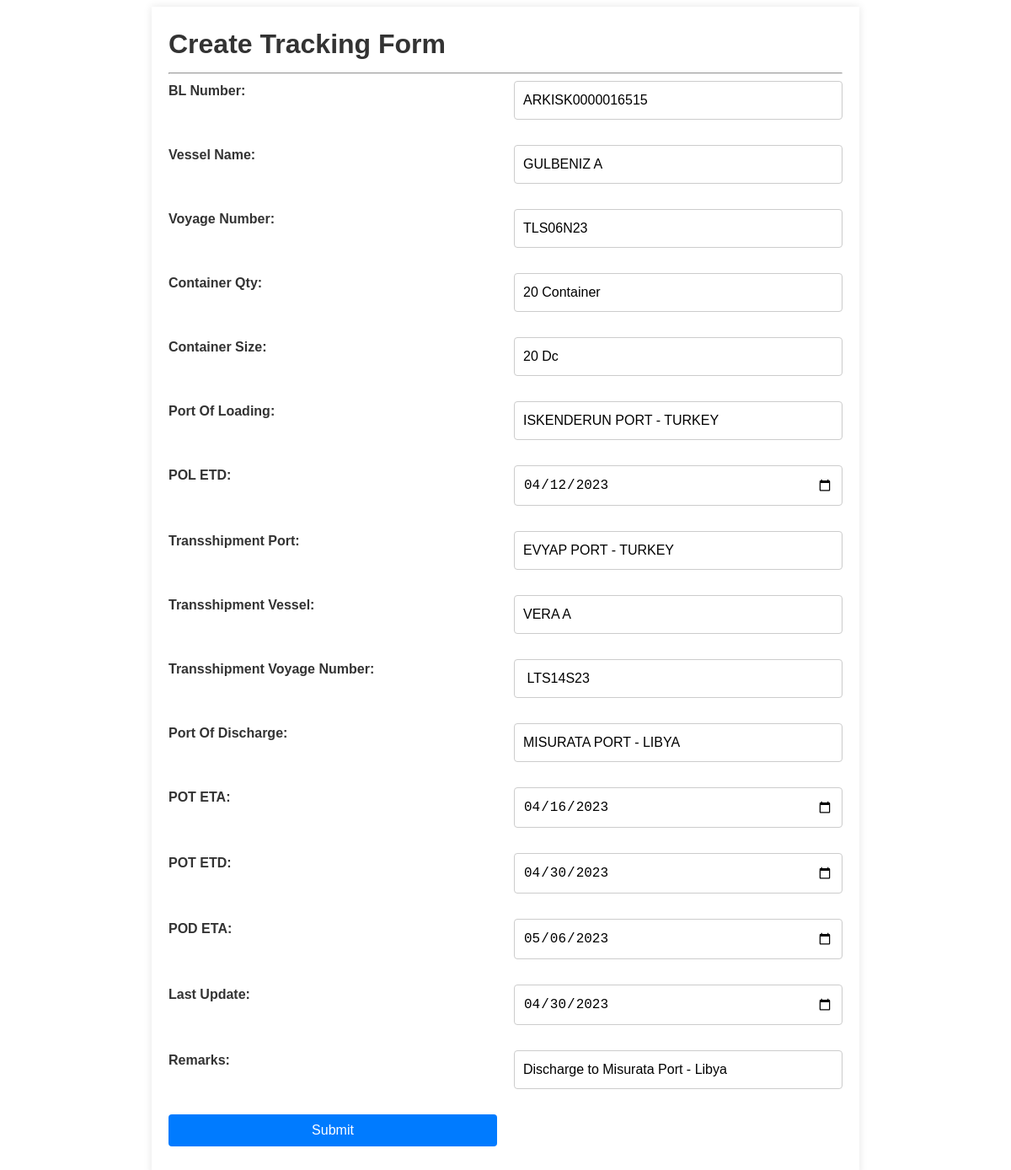
The app's page /admin/update.php?tracking_id=44 with its own data.
### tables this page shows
CREATE TABLE `tracking` (
  `id` int NOT NULL AUTO_INCREMENT,
  `bl_number` varchar(255) DEFAULT NULL,
  `vessel_name` varchar(255) DEFAULT NULL,
  `voyager_number` varchar(255) DEFAULT NULL,
  `container_qty` varchar(255) DEFAULT NULL,
  `container_size` varchar(255) DEFAULT NULL,
  `port_of_loading` varchar(255) DEFAULT NULL,
  `transshipment_port` varchar(255) DEFAULT NULL,
  `transshipment_voyage_number` varchar(255) DEFAULT NULL,
  `transshipment_vessel` varchar(255) DEFAULT NULL,
  `port_of_discharge` varchar(255) DEFAULT NULL,
  `last_update` varchar(255) DEFAULT NULL,
  `pol_etd` varchar(255) DEFAULT NULL,
  `pot_eta` varchar(255) DEFAULT NULL,
  `pot_etd` varchar(255) DEFAULT NULL,
  `pod_eta` varchar(255) DEFAULT NULL,
  `remarks` varchar(255) DEFAULT NULL,
  PRIMARY KEY (`id`)
);

### DatabaseConnection.php (called while the page is built, shortened)
<?php
abstract class DatabaseConnection {
    protected function connect() {
      if($_SERVER['SERVER_NAME'] == 'localhost')
      {
          $servername = "localhost";
          $username = "root";
          $password = "";
          $dbname = "yuvencargo";
      }
      elseif($_SERVER['SERVER_NAME'] == 'yuvencargo.com'){
          $servername = "localhost";
          $username = "transmena_db_usr";
          $password = "*04mvW97r";
          $dbname = "admin_transmena_db";
      }
        $conn = new mysqli($servername, $username, $password, $dbname);
        return $conn;
    }
    protected function query($sql) {
        return  $this->connect()->query($sql);
    }
}
?>

### TrackingFormHandler.php (called while the page is built, shortened)
<?php
require 'DatabaseConnection.php';
class TrackingFormHandler extends DatabaseConnection{
    public function getTrackingById($id)
    {
        $sql = "SELECT  * FROM tracking WHERE tracking.id =" . $id;
        $result = parent::query($sql);
        $result = mysqli_fetch_assoc($result);
        return $result;
    }
  }
?>

### admin/update.php (the view, shortened to what this page needs)
<?php
require_once ($_SERVER['DOCUMENT_ROOT']) . "/TrackingFormHandler.php";
$TrackingAdminFormHandler = new TrackingFormHandler();
if(isset($_REQUEST['tracking_id']) && !empty($_REQUEST['tracking_id'])) {
    $trackingId = $TrackingAdminFormHandler->getTrackingById($_REQUEST['tracking_id']);
}
?>
<body>
<?php if (isset($_REQUEST['tracking_id'])): ?>
<div class="container">
    <h1> Create Tracking Form</h1>
    <hr>
    <form method="POST" action="TrackingAdminFormHandler.php">
        <label for="tracking_code">BL Number:</label>
        <input value="<?php echo $trackingId['bl_number'] ?>" type="text" name="bl_number" id="bl_number">
        <label for="vessel_name">Vessel Name:</label>
        <input value="<?php echo $trackingId['vessel_name'] ?>" type="text" name="vessel_name" id="vessel_name">
        <label for="voyage_number">Voyage Number:</label>
        <input value="<?php echo $trackingId['voyager_number'] ?>" type="text" name="voyage_number" id="voyage_number">
        <label for="container_qty">Container Qty:</label>
        <input value="<?php echo $trackingId['container_qty'] ?>" type="text" name="container_qty" id="container_qty">
        <label for="container_size">Container Size:</label>
        <input value="<?php echo $trackingId['container_size'] ?>" type="text" name="container_size" id="container_size">
        <label for="port_of_loading">Port Of Loading:</label>
        <input value="<?php echo $trackingId['port_of_loading'] ?>" type="text" name="port_of_loading" id="port_of_loading">
        <label for="pol_etd">POL ETD:</label>
        <input value="<?php echo $trackingId['pol_etd'] ?>" type="date" name="pol_etd" id="pol_etd">
        <label for="transshipment_port">Transshipment Port:</label>
        <input value="<?php echo $trackingId['transshipment_port'] ?>" type="text" name="transshipment_port" id="transshipment_port">
        <label for="transshipment_vessel">Transshipment Vessel:</label>
        <input value="<?php echo $trackingId['transshipment_vessel'] ?>" type="text" name="transshipment_vessel" id="transshipment_vessel">
        <label for="transshipment_voyage_number">Transshipment Voyage Number:</label>
        <input value="<?php echo $trackingId['transshipment_voyage_number'] ?>" type="text" name="transshipment_voyage_number" id="transshipment_voyage_number">
        <label for="port_of_discharge">Port Of Discharge:</label>
        <input value="<?php echo $trackingId['port_of_discharge'] ?>" type="text" name="port_of_discharge" id="port_of_discharge">
        <label for="pot_eta">POT ETA:</label>
        <input value="<?php echo $trackingId['pot_eta'] ?>" type="date" name="pot_eta" id="pot_eta">
        <label for="pot_etd">POT ETD:</label>
        <input value="<?php echo $trackingId['pot_etd'] ?>" type="date" name="pot_etd" id="pot_etd">
        <label for="pot_etd">POD ETA:</label>
        <input value="<?php echo $trackingId['pod_eta'] ?>" type="date" name="pod_eta" id="pod_eta">
        <label for="last_update">Last Update:</label>
        <input value="<?php echo $trackingId['last_update'] ?>" type="date" name="last_update" id="last_update">
        <label for="remarks">Remarks:</label>
        <input value="<?php echo $trackingId['remarks'] ?>" type="text" name="remarks" id="remarks">
        <input type="submit" value="Submit">
    </form>
</div>
<?php endif; ?>
</body>

### admin/update.php (style rules this page uses)
body { font-family: Arial, sans-serif; font-size: 16px; line-height: 1.5; color: #333; }
.container { max-width: 800px; margin: 0 auto; padding: 20px; background-color: #fff; box-shadow: 0 0 10px rgba(0, 0, 0, 0.1); }
h1, h2, h3, h4, h5, h6 { margin-top: 0; margin-bottom: 10px; }
form { display: grid; grid-template-columns: 1fr 1fr; grid-gap: 20px; }
label { display: block; font-weight: bold; }
input[type="text"], input[type="date"], textarea, select { width: 100%; padding: 10px; border: 1px solid #ccc; border-radius: 4px; box-sizing: border-box; font-size: 16px; line-height: 1.5; margin-bottom: 10px; }
input[type="submit"] { background-color: #007bff; color: #fff; border: none; padding: 10px 20px; border-radius: 4px; font-size: 16px; cursor: pointer; }

### records on screen
tracking: bl_number "ARKISK0000016515", vessel_name "GULBENIZ A", voyage_number "TLS06N23", container_qty "20 Container", container_size "20 Dc", port_of_loading "ISKENDERUN PORT - TURKEY", pol_etd "04/12/2023", transshipment_port "EVYAP PORT - TURKEY", transshipment_vessel "VERA A", transshipment_voyage_number "LTS14S23", port_of_discharge "MISURATA PORT - LIBYA", pot_eta "04/16/2023", pot_etd "04/30/2023", pod_eta "05/06/2023", last_update "04/30/2023", remarks "Discharge to Misurata Port - Libya"
